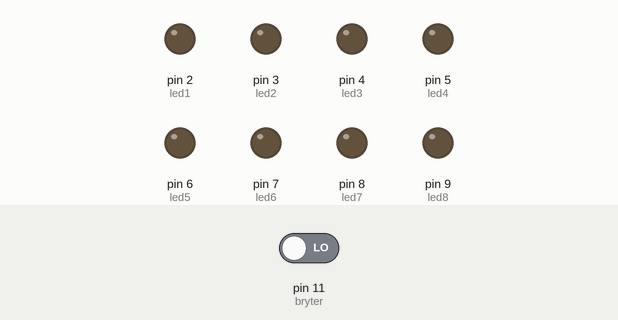
Recording of a sketch running on a simulated Arduino Uno, built with avr-gcc and run on an emulated ATmega328P. Parts: output pins drawn as LEDs (lit = HIGH). Dashed ring = blinking. The test bench sets the inputs (shaded band); at power-on: pin 11 (bryter) LOW.

Above: at 1.2 s.
1.3 s: pin 11 (bryter) driven HIGH
At 1.45 s:
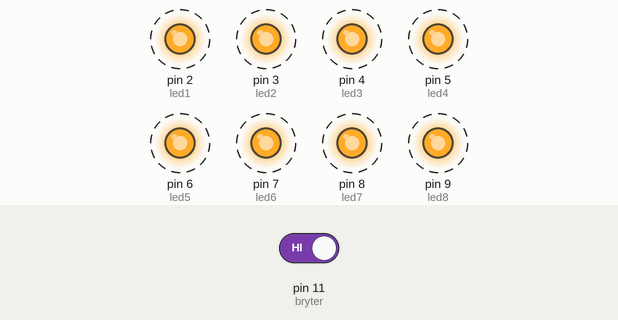
4.3 s: pin 11 (bryter) driven LOW
At 5.0 s:
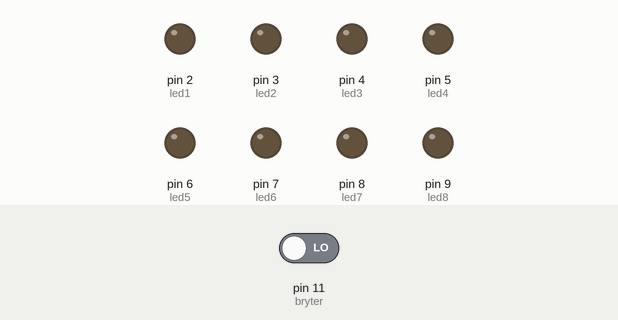
Timing chart, 0 to 7.3 s (numbered marks = the images above; inputs shaded):
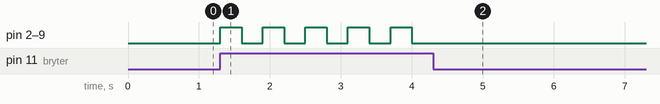

The sketch:

Blinkbryter_-_MHP.ino
```cpp
// Oppgave 10 - Blinkbryter - 30.01.2018 - MHP

// KONSTANTER:
const byte led1 = 2;
const byte led2 = 3;
const byte led3 = 4;
const byte led4 = 5;
const byte led5 = 6;
const byte led6 = 7;
const byte led7 = 8;
const byte led8 = 9;
const byte bryter = 11;

// VARIABLER:
int lesbryter;
int time_delay = 300;

// SETUP:
void setup() {
  pinMode(led1, OUTPUT);
  pinMode(led2, OUTPUT);
  pinMode(led3, OUTPUT);
  pinMode(led4, OUTPUT);
  pinMode(led5, OUTPUT);
  pinMode(led6, OUTPUT);
  pinMode(led7, OUTPUT);
  pinMode(led8, OUTPUT);
  pinMode(bryter, INPUT);
}

// FUNKSJONER:

// HOVUDPROGRAM:
void loop() {
  lesbryter = digitalRead(bryter);
  if (lesbryter == HIGH) {
    digitalWrite (led1, HIGH);
    digitalWrite (led2, HIGH);
    digitalWrite (led3, HIGH);
    digitalWrite (led4, HIGH);
    digitalWrite (led5, HIGH);
    digitalWrite (led6, HIGH);
    digitalWrite (led7, HIGH);
    digitalWrite (led8, HIGH);
    delay(time_delay);
    digitalWrite (led1, LOW);
    digitalWrite (led2, LOW);
    digitalWrite (led3, LOW);
    digitalWrite (led4, LOW);
    digitalWrite (led5, LOW);
    digitalWrite (led6, LOW);
    digitalWrite (led7, LOW);
    digitalWrite (led8, LOW);
    delay(time_delay);
  } else {
    digitalWrite (led1, LOW);
    digitalWrite (led2, LOW);
    digitalWrite (led3, LOW);
    digitalWrite (led4, LOW);
    digitalWrite (led5, LOW);
    digitalWrite (led6, LOW);
    digitalWrite (led7, LOW);
    digitalWrite (led8, LOW);
    }
}
```

Measured:
- after the input at 1.3 s, pin 2 (led1), pin 3 (led2), pin 4 (led3), pin 5 (led4), pin 6 (led5), pin 7 (led6), pin 8 (led7), pin 9 (led8): alternates HIGH for 0.30 s and LOW for 0.30 s, starting at once
- after the input at 4.3 s, pin 2 (led1), pin 3 (led2), pin 4 (led3), pin 5 (led4), pin 6 (led5), pin 7 (led6), pin 8 (led7), pin 9 (led8): stops changing and stays LOW
